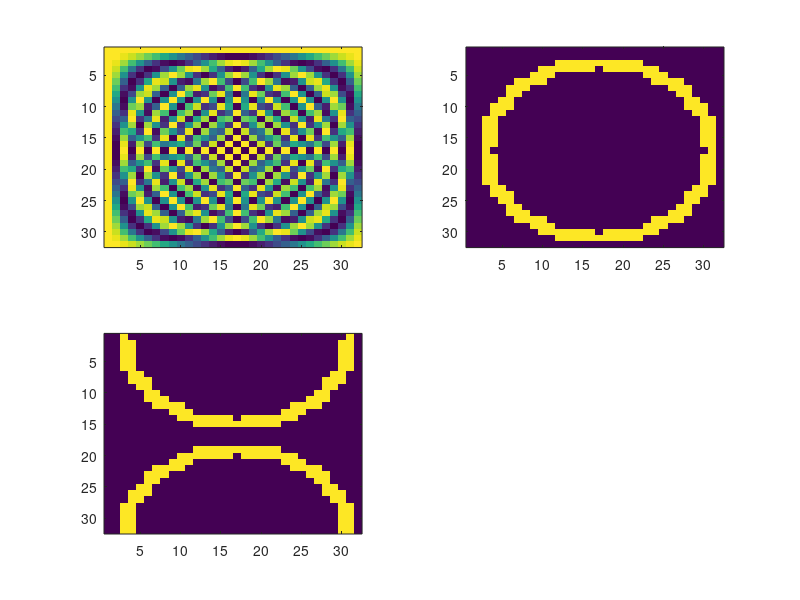

This chart was generated by the following MATLAB code:
clear;
n=32;
m=n/2;
g=zeros(n,n);
for k=1:n
   g(k,k)=1;
end 
fg=fft(g);
subplot(2,2,1),imagesc(real(fg))
ifg=ifft(real(fg));
crc=zeros(n,n);
for k1=1:n
   for k2=1:n
      kk=sqrt((k1-1-m)*(k1-1-m)+(k2-1-m)*(k2-1-m));
      if ( (kk>m-3) & (kk<m-1) )
         crc(k1,k2)=1;
      end   
   end
end   
subplot(2,2,2),imagesc(real(crc))
tcr(1:m,1:n)=crc(1+m:n,1:n);
tcr(1+m:n,1:n)=crc(1:m,1:n);
subplot(2,2,3),imagesc(real(tcr))
%
ic=ifft(crc);
%subplot(2,2,3),imagesc(real(ifg))
%subplot(2,2,4),imagesc(imag(ifg))
